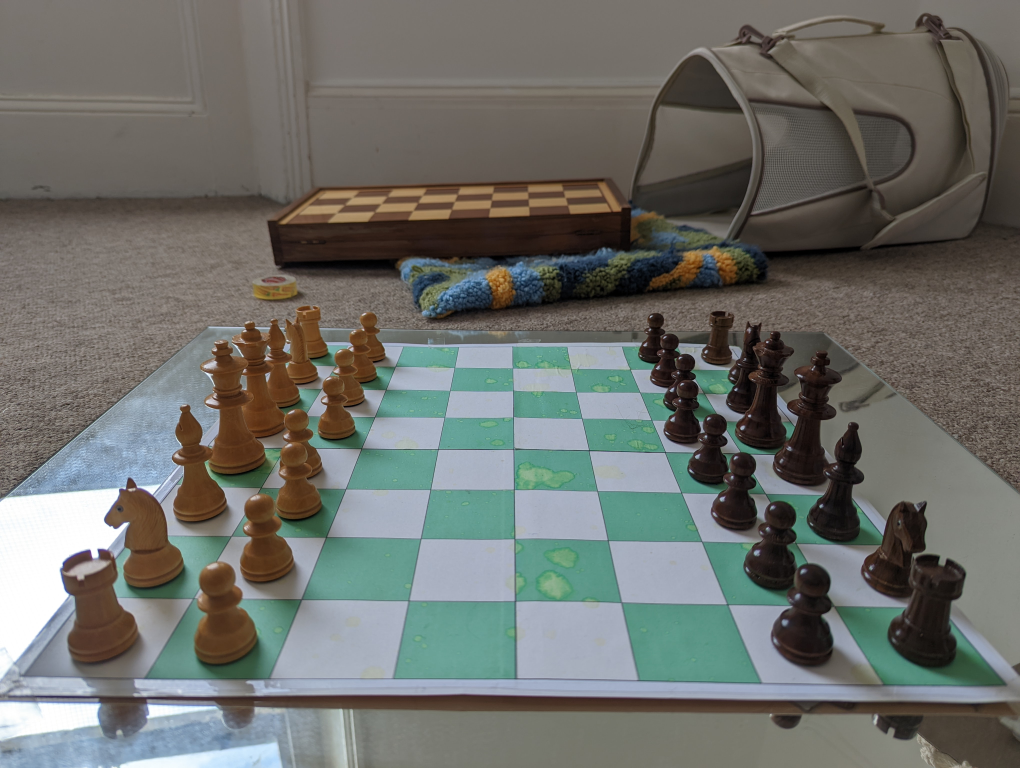
#> input picture chessboard_photos/chess_game/position1.jpg, 4080 x 3072 px (shown at 1/4 size)
$ python image_matching.py
#> lines starting #> are read from the running program, lines starting #| are printed output that depends on the picture
import numpy as np
import cv2
from matplotlib import pyplot as plt
import math


def deskew():
    im_out = cv2.warpPerspective(skewed_image, np.linalg.inv(M), (orig_image.shape[1], orig_image.shape[0]))
    plt.imshow(im_out, 'gray')
    plt.show()

orig_image = cv2.imread('chessboard_photos/chess_game/position1.jpg', 0)
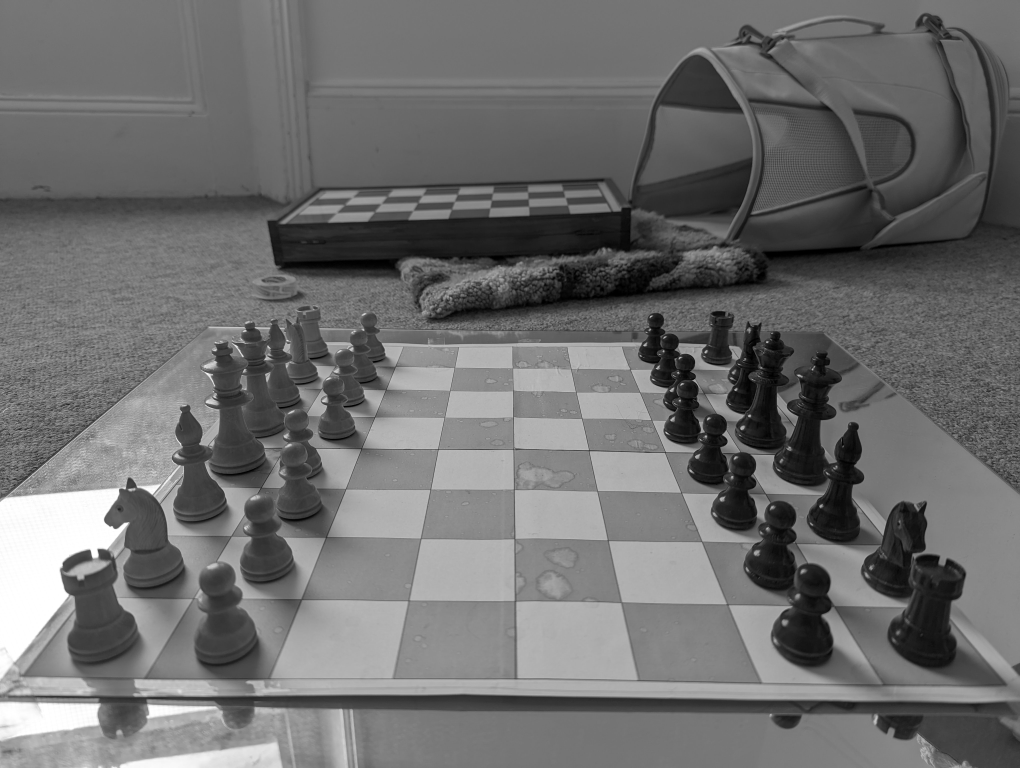
#> orig_image: shape (3072, 4080) (shown at 1/4 size); min 0, max 255, mean 109.7
skewed_image = cv2.imread('chessboard_photos/chess_game/position2.jpg', 0)
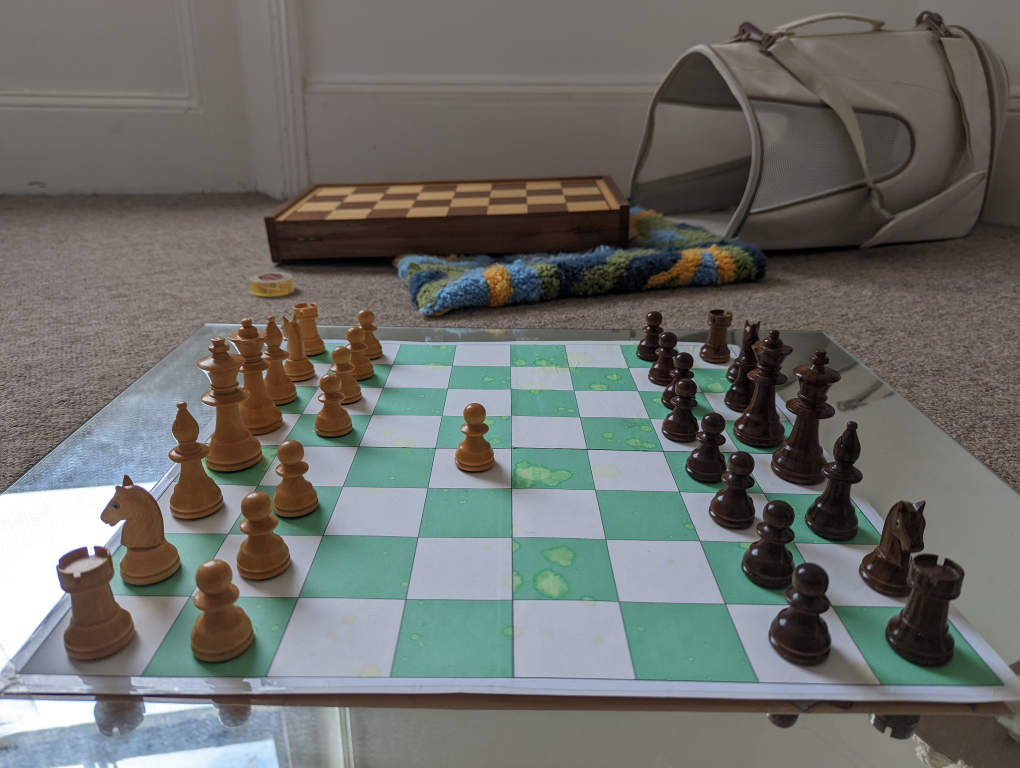
#> input picture chessboard_photos/chess_game/position2.jpg, 4080 x 3072 px (shown at 1/4 size)
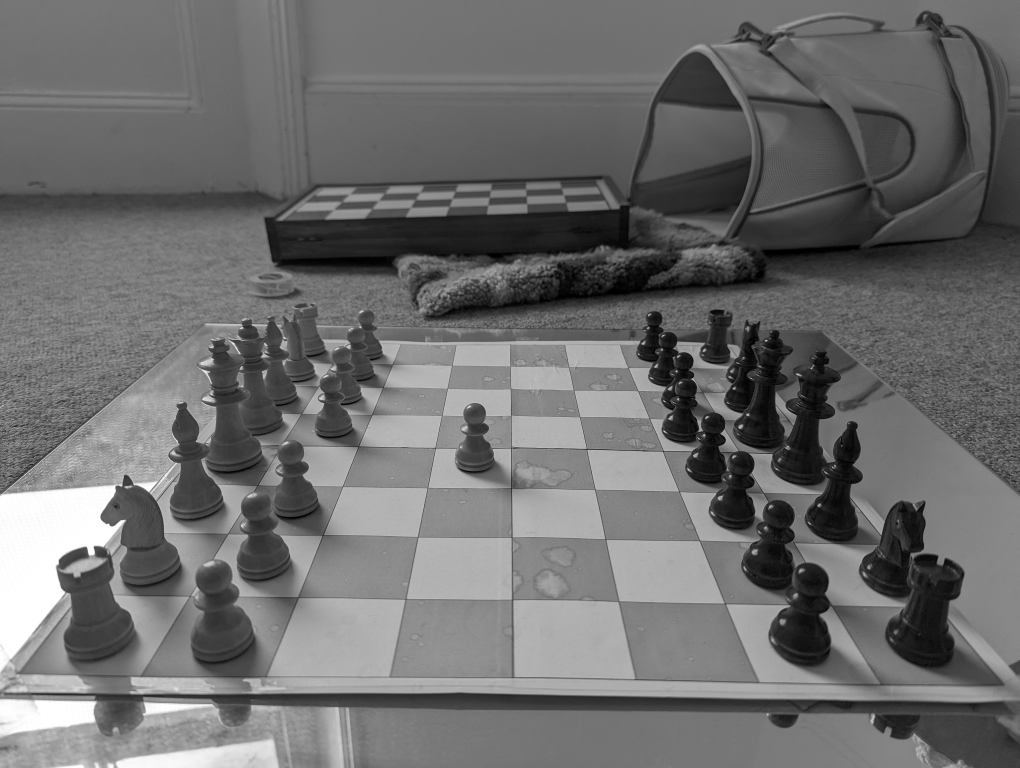
#> skewed_image: shape (3072, 4080) (shown at 1/4 size); min 0, max 255, mean 109.1

#> (the run stopped early here; a loop or call above may not have finished)
